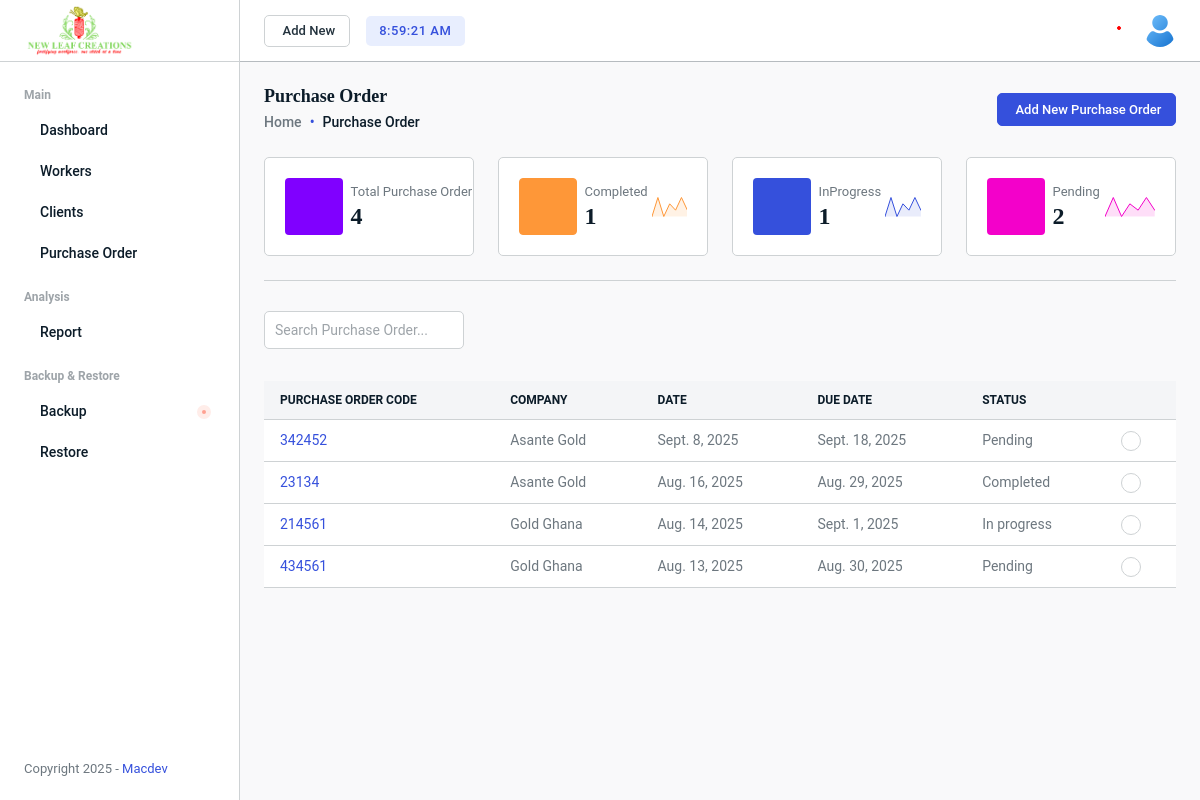
/management/purchase_orders/, run on an earlier commit of the app's database.
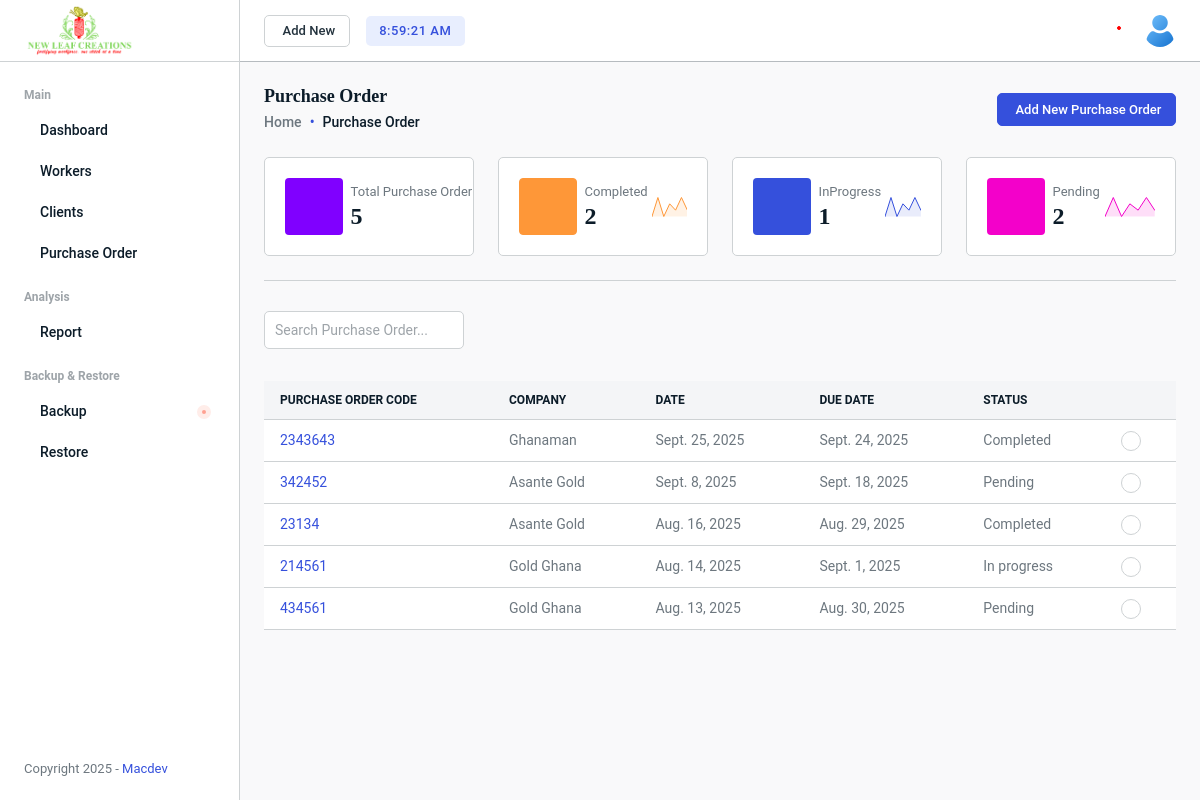
And on a later commit of the database.
### managementSystem/models.py (models this page shows, shortened)
class PurchaseOrder(models.Model):
    po_number = models.CharField(max_length=100, unique=True)
    client = models.ForeignKey(Client, on_delete=models.CASCADE)
    date = models.DateField()
    due_date = models.DateField()
    status = models.CharField(max_length=20, default='Pending')

class Client(models.Model):
    name = models.CharField(max_length=200)
    address = models.TextField()
    contact_email = models.EmailField()
    phone = models.CharField(max_length=15)
    def __str__(self):
        return self.name

### managementSystem/views.py (the view)
# urls.py: path('purchase_orders/', views.orders, name='orders'),
def orders(request):
    orders = PurchaseOrder.objects.all().order_by('-id')
    total_orders = orders.count()
    completed_orders = orders.filter(status="Completed").count()
    inprogress_orders = orders.filter(status="In progress").count()
    pending_orders = orders.filter(status="Pending").count()
    return render(request, 'orders/orders.html',{
        'orders': orders,
        'total_orders': total_orders,
        'completed_orders': completed_orders,
        'pending_orders': pending_orders,
        'inprogress_orders': inprogress_orders,
    })

### managementSystem/templates/orders/orders.html (shortened to what the changed rows need)
{% extends "base.html" %}
{% load static %}
{% block content %}
    <div class="main-wrapper">
        <div class="page-wrapper">
            <div class="content content-two">
                <div class="row">
                    <div class="col-xl-3 col-md-6 d-flex">
                        <div class="card flex-fill shadow-none">
                            <div class="card-body">
                                <div class="d-flex align-items-center justify-content-between">
                                    <div class="d-flex align-items-center">
                                        <div>
                                            <span class="fs-13 text-nowrap">Total Purchase Order</span>
                                            <h2>{{total_orders}}</h2>
                                        </div>
                                    </div>
                                </div>
                            </div>
                        </div>
                    </div>
                    <div class="col-xl-3 col-md-6 d-flex">
                        <div class="card flex-fill shadow-none">
                            <div class="card-body">
                                <div class="d-flex align-items-center justify-content-between">
                                    <div class="d-flex align-items-center">
                                        <div>
                                            <span class="fs-13 text-nowrap">Completed</span>
                                            <h2>{{completed_orders}}</h2>
                                        </div>
                                    </div>
                                </div>
                            </div>
                        </div>
                    </div>
                    <div class="col-xl-3 col-md-6 d-flex">
                        <div class="card flex-fill shadow-none">
                            <div class="card-body">
                                <div class="d-flex align-items-center justify-content-between">
                                    <div class="d-flex align-items-center">
                                        <div>
                                            <h2>{{inprogress_orders}}</h2>
                                        </div>
                                    </div>
                                </div>
                            </div>
                        </div>
                    </div>
                    <div class="col-xl-3 col-md-6 d-flex">
                        <div class="card flex-fill shadow-none">
                            <div class="card-body">
                                <div class="d-flex align-items-center justify-content-between">
                                    <div class="d-flex align-items-center">
                                        <div>
                                            <h2>{{pending_orders}}</h2>
                                        </div>
                                    </div>
                                </div>
                            </div>
                        </div>
                    </div>
                </div>
                <div class="table-responsive">
                    <table class="table" id="ordertable">
                        <thead class="thead-light text-uppercase">
                            <tr>
                                <th class="no-sort">Purchase Order Code</th>
                                <th class="no-sort">Company</th>
                                <th class="no-sort">Date</th>
                                <th class="no-sort">Due date</th>
                                <th class="no-sort">Status</th>
                                <th class="no-sort"></th>
                            </tr>
                        </thead>
                        <tbody>
                            {%for order in orders%}
                            <tr>
                                <td><a href="{% url 'managementSystem:view_po' order.id %}" class="text-primary">{{order.po_number}}</a></td>
                                <td>{{order.client}}</td>
                                <td> {{order.date}} </td>
                                <td> {{order.due_date}} </td>
                                <td> {{order.status}} </td>
                                <td>
                                    <a class="action-set dot-settings" href="javascript:void(0);" data-bs-toggle="dropdown" aria-expanded="true">
                                    </a>
                                </td>
                            </tr>
                            {% empty %}
                            <tr>
                                 <td colspan="6" class="text-center">No Purchase order yet</td>
                            </tr>
                            {% endfor %}
                        </tbody>
                    </table>
                </div>
            </div>
        </div>
    </div>
{% endblock %}

What changed in the data, as far as the page shows it:
added PurchaseOrder: po_number "2343643", client "Ghanaman", date "Sept. 25, 2025", due_date "Sept. 24, 2025", status "Completed"
Also different on the page:
{{ total_orders }}: "4" → "5"
{{ completed_orders }}: "1" → "2"
